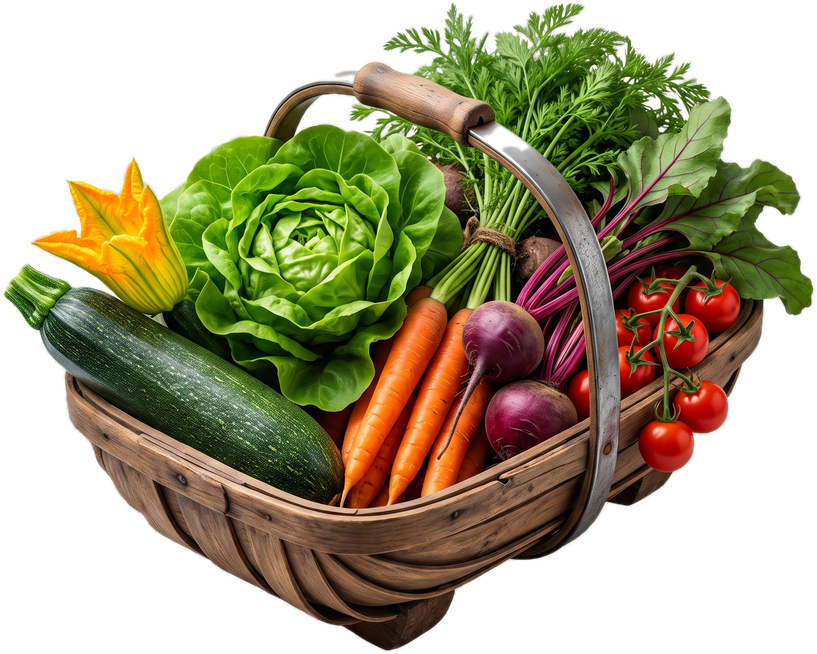
#> input picture tool/store/art/basket.png, 817 x 654 px
$ python -i cutout.py   (imports and definitions only)
#> lines starting #> are read from the running program, lines starting #| are printed output that depends on the picture; after the words box and inside, x2 and y2 are one past the last pixel; in counts of white or black regions, pixels touching at a corner belong together
#!/usr/bin/env python3
"""Turn a 69labs "transparent background" render into a real cutout.

The image models paint the transparency checkerboard into the pixels instead of
writing an alpha channel, so the file comes back RGB with a grey-and-white grid
behind the subject. Both checker tones are neutral (zero saturation) and bright,
which nothing in a photographed plant is, so keying on that pair is enough.

Ask the model for a flat magenta backdrop and key that instead (`--magenta`) —
it is the only mode that is reliable for a bright subject, because a white cloud
is indistinguishable from the checker's white tone.

Two checker modes. The default keys only the checker that is connected to the border,
which is what a bright subject (a white cloud, a pale flower) needs — a global
key eats holes out of it. `--global` keys every checker pixel anywhere, for a
subject whose outline encloses some background the border cannot reach.

    python3 tool/store/cutout.py <in.png> <out.png> [width] [--global]
"""
import sys
from collections import deque

from PIL import Image, ImageFilter


def is_checker(p):
    return (max(p) - min(p)) < 18 and min(p) > 185


def is_magenta(p):
    r, g, b = p
    return r > 120 and b > 120 and g < min(r, b) - 45


def border_connected(px, w, h):
    """Checker pixels reachable from the edge — the background, holes excluded."""
    seen = bytearray(w * h)
    q = deque()

    def push(x, y):
        i = y * w + x
        if not seen[i] and is_checker(px[x, y]):
            seen[i] = 1
            q.append((x, y))

    for x in range(w):
        push(x, 0)
        push(x, h - 1)
    for y in range(h):
        push(0, y)
        push(w - 1, y)
    while q:
        x, y = q.popleft()
        if x > 0:
            push(x - 1, y)
        if x < w - 1:
            push(x + 1, y)
        if y > 0:
            push(x, y - 1)
        if y < h - 1:
            push(x, y + 1)
    return seen


def cut(src, dst, width=1024, everywhere=False, magenta=False):
#> called with src = 'art/basket.png', dst = 'out.png', width = 1024, everywhere = False, magenta = False
    im = Image.open(src).convert("RGB")
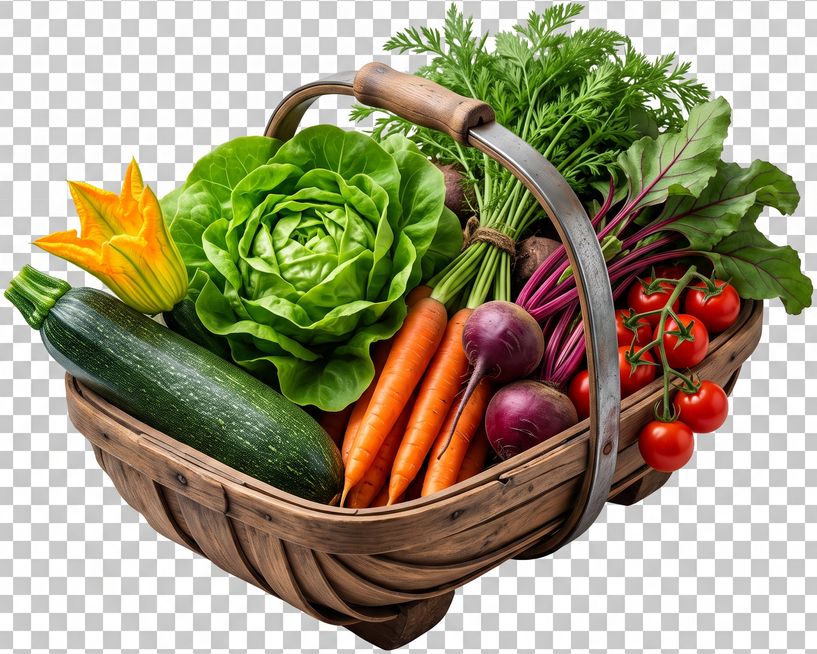
#> im: PIL image 817x654 RGB; mean R, G, B 156.5, 149.9, 120
    im = im.resize((width, round(im.height * width / im.width)), Image.LANCZOS)
#> im: PIL image 1024x820 RGB
    px = im.load()
    w, h = im.size
#> w = 1024; h = 820
    mask = Image.new("L", (w, h))
#> mask: PIL image 1024x820 L; every value is 0
    if magenta:
        mask.putdata([0 if is_magenta(px[x, y]) else 255 for y in range(h) for x in range(w)])
    elif everywhere:
        mask.putdata([0 if is_checker(px[x, y]) else 255 for y in range(h) for x in range(w)])
    else:
        seen = border_connected(px, w, h)
        mask.putdata([0 if seen[i] else 255 for i in range(w * h)])
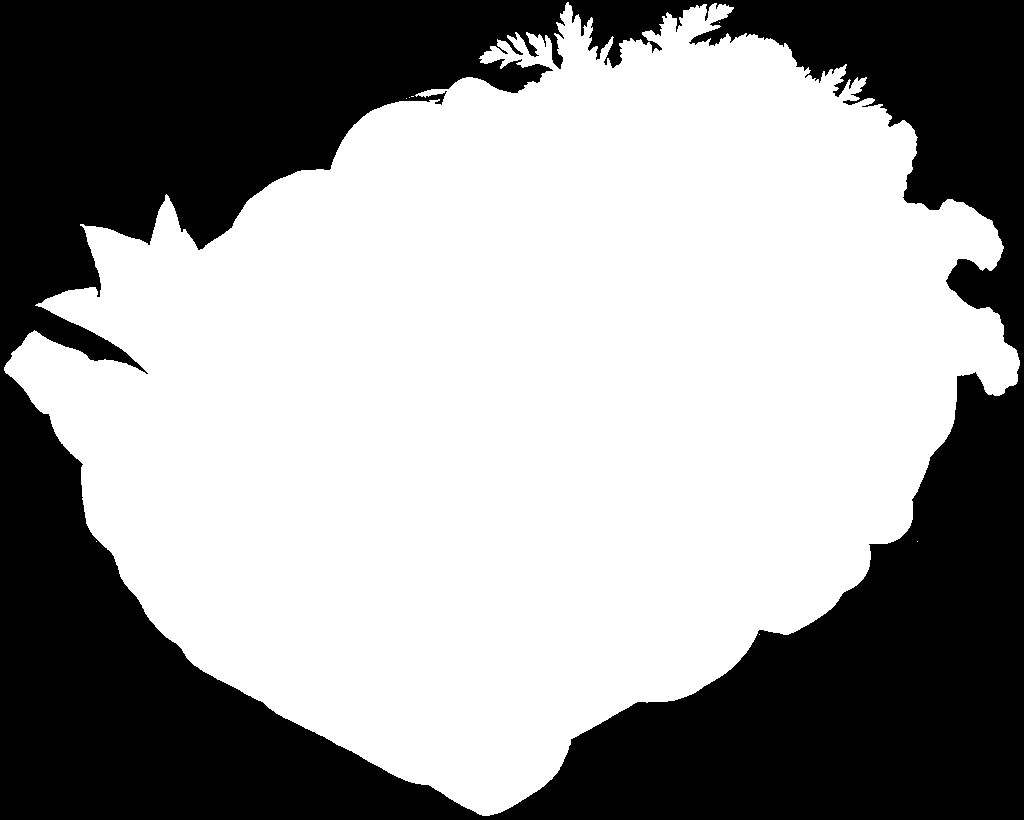
#> mask: PIL image 1024x820 L; 60% white; 1 black region, box (x1, y1, x2, y2) and area: (0, 0, 1024, 820) 335619
    # The median pass drops the stray checker pixels that survive between the
    # subject's fine edges (leaf hairs, root tips); the blur feathers the edge so
    # it does not read as a sticker against the panel.
    mask = mask.filter(ImageFilter.MedianFilter(5)).filter(ImageFilter.GaussianBlur(1.1))
    out = im.convert("RGBA")
    out.putalpha(mask)
    out = out.crop(out.getbbox())
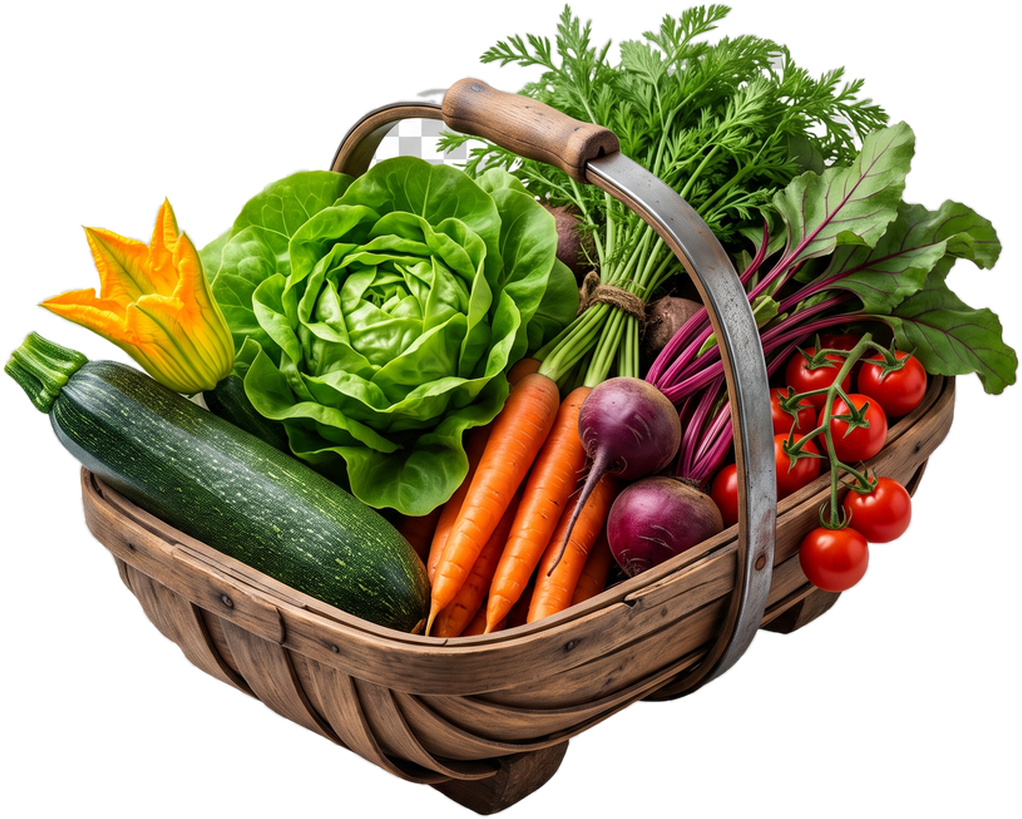
#> out: PIL image 1022x819 RGBA; mean R, G, B, A 156.2, 149.6, 119.6, 153.6; transparent parts drawn white
    out.save(dst)
    return out.size


# [6 lines not run here, left out]

>>> result = cut('art/basket.png', 'out.png')
#> result = (1022, 819)

$ run again, on tool/store/art/leaf_cutout.png
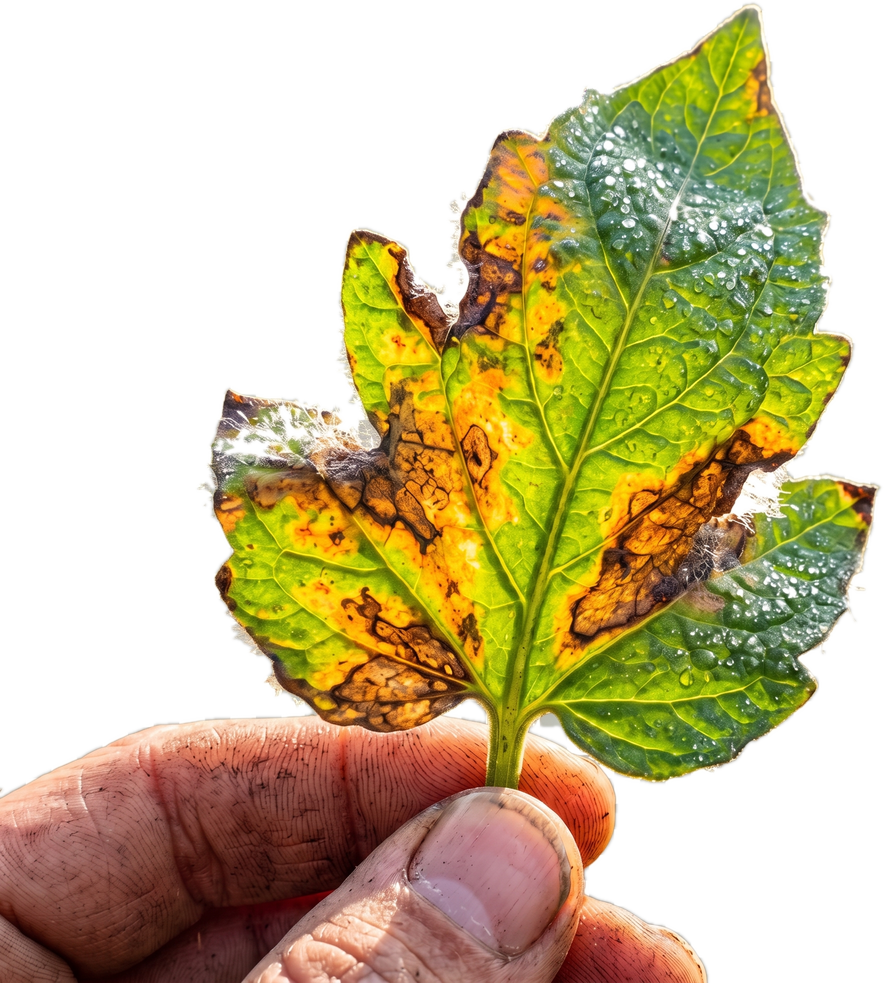
#> input picture tool/store/art/leaf_cutout.png, 884 x 983 px
#> in cut, `im = Image.open(src).convert("RGB")`:
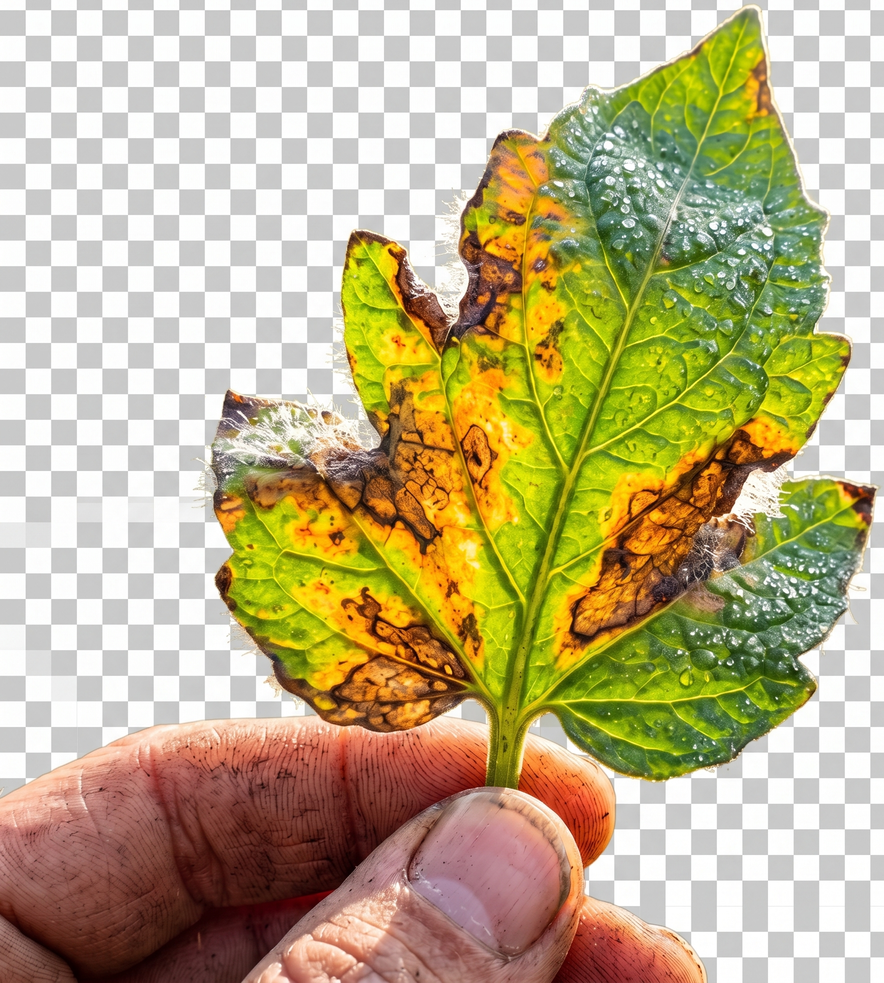
#> im: PIL image 884x983 RGB; mean R, G, B 187.7, 174.4, 132.1
#> in cut, `mask.putdata([0 if seen[i] else 255 for i in range(w * h)])`:
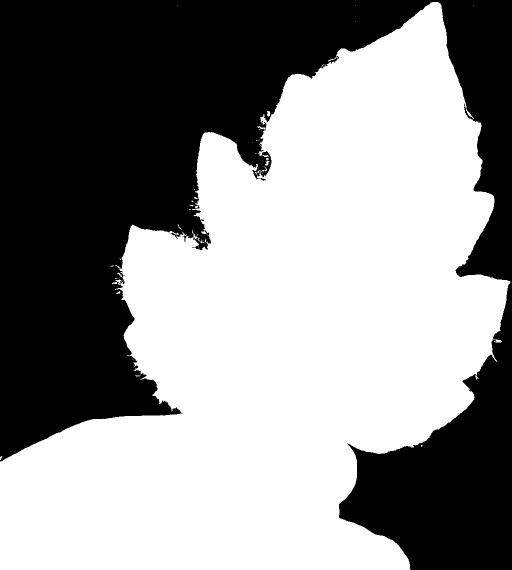
#> mask: PIL image 1024x1139 L (shown at 1/2 size); 56.3% white; 1 black region, box (x1, y1, x2, y2) and area: (0, 0, 1024, 1139) 509850
